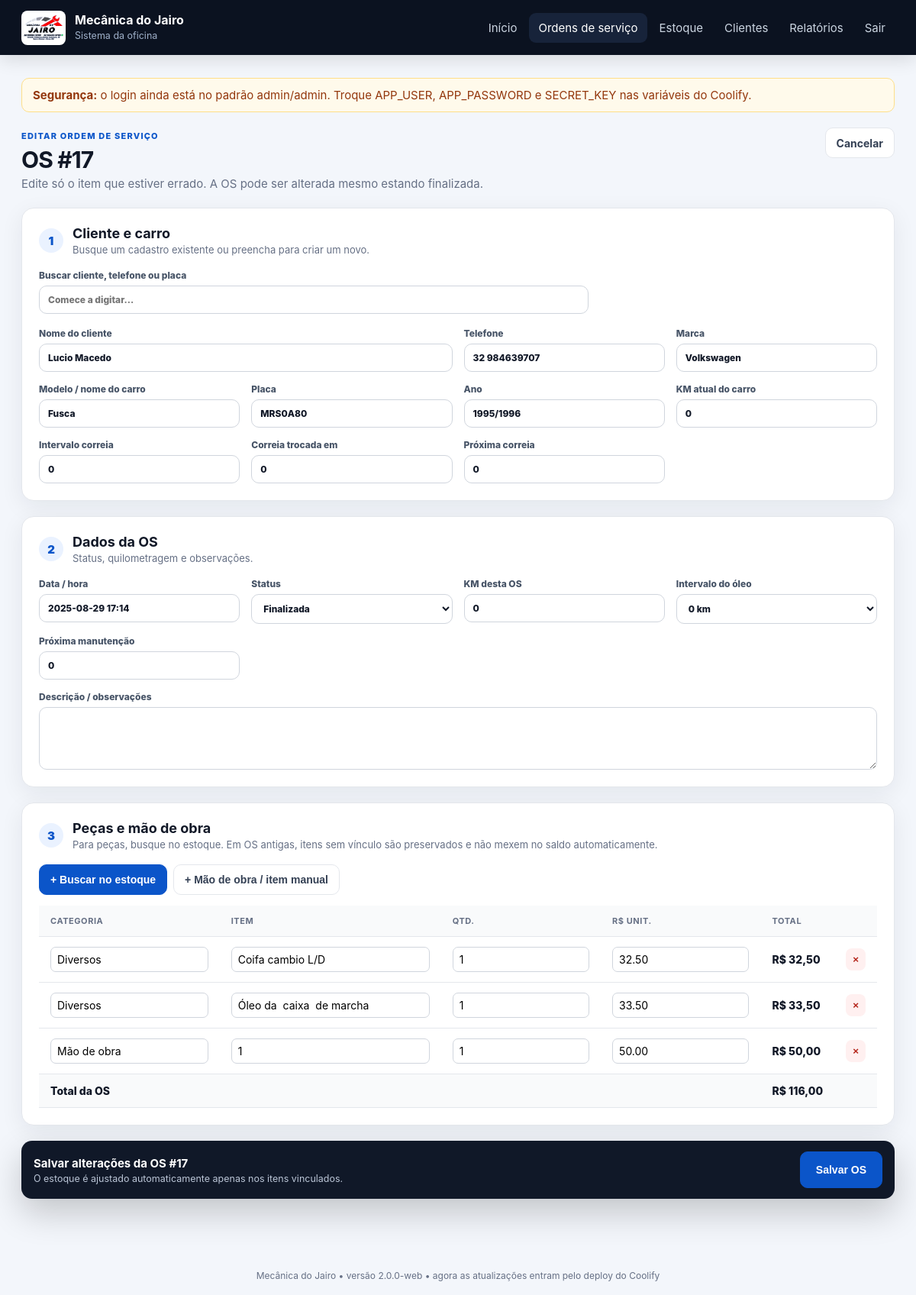
Screenshot of /os/17/editar (signed in) with the database file from the repository.
### tables this page shows
CREATE TABLE servicos (
                    id INTEGER PRIMARY KEY AUTOINCREMENT,
                    veiculo_id INTEGER NOT NULL,
                    descricao TEXT,
                    km_atual INTEGER DEFAULT 0,
                    intervalo_km INTEGER DEFAULT 10000,
                    proxima_manut_km INTEGER DEFAULT 0,
                    data TEXT,
                    FOREIGN KEY (veiculo_id) REFERENCES veiculos(id)
                );

CREATE TABLE clientes (
                    id INTEGER PRIMARY KEY AUTOINCREMENT,
                    nome TEXT NOT NULL,
                    telefone TEXT
                );

CREATE TABLE veiculos (
                    id INTEGER PRIMARY KEY AUTOINCREMENT,
                    cliente_id INTEGER NOT NULL,
                    marca TEXT,
                    modelo TEXT,
                    placa TEXT UNIQUE,
                    ano TEXT,
                    km_atual INTEGER DEFAULT 0, km_troca_corr INTEGER DEFAULT 0, km_corr_trocada INTEGER DEFAULT 0, km_corr_proxima INTEGER DEFAULT 0,
                    FOREIGN KEY (cliente_id) REFERENCES clientes(id)
                );

### app.py (the view, shortened to what this page needs)
    @app.route("/os/<int:servico_id>/editar", methods=["GET", "POST"])
    @login_required
    def os_editar(servico_id):
        ordem, old_items = _load_os(servico_id)
        if not ordem:
            abort(404)
        return render_template("os_form.html", ordem=ordem, items=old_items, now=now_str())

### db.py (called while the page is built)
def db_path() -> Path:
    return Path(os.environ.get("DATABASE_PATH", str(DEFAULT_DB))).expanduser().resolve()

def ensure_database_file() -> Path:
    target = db_path()
    target.parent.mkdir(parents=True, exist_ok=True)
    if not target.exists():
        if SEED_DB.exists():
            shutil.copy2(SEED_DB, target)
        else:
            sqlite3.connect(target).close()
    return target

def connect(path: Path | str | None = None) -> sqlite3.Connection:
    path = Path(path) if path else ensure_database_file()
    con = sqlite3.connect(str(path), timeout=20)
    con.row_factory = sqlite3.Row
    con.execute("PRAGMA foreign_keys=ON")
    con.execute("PRAGMA journal_mode=WAL")
    con.execute("PRAGMA synchronous=NORMAL")
    con.execute("PRAGMA busy_timeout=10000")
    return con

def now_str() -> str:
    return datetime.now().strftime("%Y-%m-%d %H:%M")

def fetch_os_items(con: sqlite3.Connection, servico_id: int) -> list[dict]:
    rows = con.execute(
        """SELECT id, servico_id, categoria, item, qtde, valor_unit,
                  estoque_id, COALESCE(origem_estoque, 0) AS origem_estoque
           FROM itens_servico WHERE servico_id=? ORDER BY id""",
        (servico_id,),
    ).fetchall()
    return [dict(r) for r in rows]

### templates/os_form.html (shortened to what this page needs)
{% extends 'base.html' %}
{% block content %}
<div class="page-heading"><div><span class="eyebrow">{{ 'Editar ordem de serviço' if ordem else 'Nova ordem de serviço' }}</span><h1>{{ 'OS #' ~ ordem.id if ordem else 'Cadastrar serviço' }}</h1><p>{% if ordem %}Edite só o item que estiver errado. A OS pode ser alterada mesmo estando finalizada.{% else %}Cadastre cliente, carro, peças e mão de obra.{% endif %}</p></div><a class="btn" href="{{ url_for('os_view', servico_id=ordem.id) if ordem else url_for('os_list') }}">Cancelar</a></div>
<form method="post" id="os-form">
<section class="panel form-panel">
<div class="section-title"><span>1</span><div><h2>Cliente e carro</h2><p>Busque um cadastro existente ou preencha para criar um novo.</p></div></div>
<div class="lookup-box">
<label>Buscar cliente, telefone ou placa<input id="client-search" autocomplete="off" placeholder="Comece a digitar..."></label><div id="client-results" class="lookup-results"></div>
</div>
<div class="form-grid">
<label class="span-2">Nome do cliente<input name="cliente_nome" id="cliente_nome" required value="{{ ordem.nome if ordem else '' }}"></label>
<label>Telefone<input name="cliente_telefone" id="cliente_telefone" value="{{ ordem.telefone if ordem else '' }}"></label>
<label>Marca<input name="marca" id="marca" value="{{ ordem.marca if ordem else '' }}"></label>
<label>Modelo / nome do carro<input name="modelo" id="modelo" value="{{ ordem.modelo if ordem else '' }}"></label>
<label>Placa<input name="placa" id="placa" required value="{{ ordem.placa if ordem else '' }}"></label>
<label>Ano<input name="ano" id="ano" value="{{ ordem.ano if ordem else '' }}"></label>
<label>KM atual do carro<input name="veiculo_km_atual" id="veiculo_km_atual" inputmode="numeric" value="{{ ordem.veiculo_km_atual if ordem else 0 }}"></label>
<label>Intervalo correia<input name="km_troca_corr" id="km_troca_corr" inputmode="numeric" value="{{ ordem.km_troca_corr if ordem else 0 }}"></label>
<label>Correia trocada em<input name="km_corr_trocada" id="km_corr_trocada" inputmode="numeric" value="{{ ordem.km_corr_trocada if ordem else 0 }}"></label>
<label>Próxima correia<input name="km_corr_proxima" id="km_corr_proxima" inputmode="numeric" value="{{ ordem.km_corr_proxima if ordem else 0 }}"></label>
</div></section>
<section class="panel form-panel">
<div class="section-title"><span>2</span><div><h2>Dados da OS</h2><p>Status, quilometragem e observações.</p></div></div>
<div class="form-grid">
<label>Data / hora<input name="data" value="{{ ordem.data if ordem else now }}"></label>
<label>Status<select name="status">{% set current_status = ordem.status if ordem else 'Aberta' %}{% for s in ['Aberta','Em andamento','Finalizada'] %}<option {% if current_status==s %}selected{% endif %}>{{ s }}</option>{% endfor %}</select></label>
<label>KM desta OS<input name="km_atual" id="km_atual" inputmode="numeric" value="{{ ordem.km_atual if ordem else 0 }}"></label>
<label>Intervalo do óleo<select name="intervalo_km" id="intervalo_km">{% set intv = ordem.intervalo_km if ordem else 10000 %}{% for n in [0,5000,7500,10000,15000] %}<option value="{{ n }}" {% if intv==n %}selected{% endif %}>{{ n }} km</option>{% endfor %}</select></label>
<label>Próxima manutenção<input name="proxima_manut_km" id="proxima_manut_km" inputmode="numeric" value="{{ ordem.proxima_manut_km if ordem else 10000 }}"></label>
<label class="span-all">Descrição / observações<textarea name="descricao" rows="4">{{ ordem.descricao if ordem else '' }}</textarea></label>
</div></section>
<section class="panel form-panel items-editor">
<div class="section-title"><span>3</span><div><h2>Peças e mão de obra</h2><p>Para peças, busque no estoque. Em OS antigas, itens sem vínculo são preservados e não mexem no saldo automaticamente.</p></div></div>
<div class="item-toolbar"><button type="button" class="btn primary" id="open-stock">+ Buscar no estoque</button><button type="button" class="btn" id="add-labor">+ Mão de obra / item manual</button></div>
<div class="table-wrap"><table id="items-table"><thead><tr><th>Categoria</th><th>Item</th><th>Qtd.</th><th>R$ unit.</th><th>Total</th><th></th></tr></thead><tbody></tbody><tfoot><tr><td colspan="4">Total da OS</td><td id="grand-total">R$ 0,00</td><td></td></tr></tfoot></table></div>
</section>
<div class="savebar"><div><strong>{{ 'Salvar alterações da OS #' ~ ordem.id if ordem else 'Criar ordem de serviço' }}</strong><small>O estoque é ajustado automaticamente apenas nos itens vinculados.</small></div><button class="btn primary large" type="submit">Salvar OS</button></div>
</form>
{% endblock %}

### static/css/app.css (style rules this page uses)
:root { --bg:#f3f6fb;--card:#fff;--ink:#111827;--muted:#667085;--line:#e4e7ec; --primary:#0b55c9;--primary-dark:#073f96;--nav:#0b1220;--danger:#c62828; --success:#087f5b;--warning:#b54708;--radius:16px;--shadow:0 8px 30px rgba(16,24,40,.07) }
* { box-sizing:border-box }
html { scroll-behavior:smooth }
body { margin:0;background:var(--bg);color:var(--ink);font-family:Inter,ui-sans-serif,-apple-system,BlinkMacSystemFont,"Segoe UI",Roboto,Arial,sans-serif;font-size:15px }
.page-heading { display:flex;justify-content:space-between;align-items:flex-start;gap:20px;margin-bottom:22px }
.page-heading h1 { font-size:30px;letter-spacing:-.03em;margin:5px 0 4px }
.page-heading p { margin:0;color:var(--muted);max-width:760px }
.eyebrow { text-transform:uppercase;letter-spacing:.11em;font-weight:800;font-size:11px;color:var(--primary) }
.btn { display:inline-flex;align-items:center;justify-content:center;gap:7px;min-height:40px;padding:9px 14px;border-radius:10px;border:1px solid var(--line);background:#fff;color:#344054;text-decoration:none;font-weight:700;font-size:14px;cursor:pointer;white-space:nowrap }
.btn.primary { background:var(--primary);border-color:var(--primary);color:#fff }
.btn.large { min-height:48px;padding:12px 20px }
.panel { background:var(--card);border:1px solid var(--line);border-radius:var(--radius);box-shadow:var(--shadow);overflow:hidden;margin-bottom:20px }
.form-panel { padding:22px }
.table-wrap { overflow:auto;width:100% }
table { width:100%;border-collapse:collapse;min-width:720px }
th,td { text-align:left;padding:13px 15px;border-bottom:1px solid var(--line);vertical-align:middle }
th { font-size:11px;color:#667085;text-transform:uppercase;letter-spacing:.05em;background:#f9fafb;position:relative }
td { font-size:14px }
tfoot td { font-weight:800;background:#f9fafb }
.form-grid { display:grid;grid-template-columns:repeat(4,minmax(0,1fr));gap:15px }
.form-grid label,.form-stack label,.lookup-box label { display:flex;flex-direction:column;gap:6px;font-size:12px;font-weight:800;color:#475467 }
.form-grid input,.form-grid select,.form-grid textarea,.form-stack input,.lookup-box input,.modal-search { width:100%;border:1px solid #d0d5dd;border-radius:10px;padding:10px 11px;background:#fff;color:var(--ink);font:inherit;outline:none }
.span-2 { grid-column:span 2 }
.span-all { grid-column:1/-1 }
.section-title { display:flex;align-items:center;gap:12px;margin-bottom:18px }
.section-title>span { display:grid;place-items:center;background:#eaf2ff;color:var(--primary);font-weight:900;border-radius:999px;width:32px;height:32px }
.section-title h2 { margin:0;font-size:18px }
.section-title p { margin:3px 0 0;color:var(--muted);font-size:13px }
.lookup-box { max-width:720px;position:relative;margin-bottom:18px }
.item-toolbar { display:flex;gap:8px;margin-bottom:14px }
.savebar { position:sticky;bottom:12px;z-index:15;background:#101828;color:#fff;border-radius:14px;box-shadow:0 18px 45px rgba(0,0,0,.2);padding:14px 16px;display:flex;align-items:center;justify-content:space-between;gap:15px;margin:20px 0 }
.savebar>div { display:flex;flex-direction:column }
.savebar small { color:#bac5d6;margin-top:3px }

### rows the page displays
servicos: id "OS #17", data "2025-08-29 17:14", status "Finalizada", km_atual "0", proxima_manut_km "0", id "Salvar alterações da OS #17"
clientes: cliente_nome "Lucio Macedo", cliente_telefone "32 984639707"
veiculos: marca "Volkswagen", modelo "Fusca", placa "MRS0A80", ano "1995/1996", veiculo_km_atual "0"

### other values shown
{{ 'Editar ordem de serviço' if ordem else 'Nova ordem de serviço' }} "EDITAR ORDEM DE SERVIÇO"
{{ APP_VERSION }} "2.0.0-web"
form field intervalo_km "0 km"
